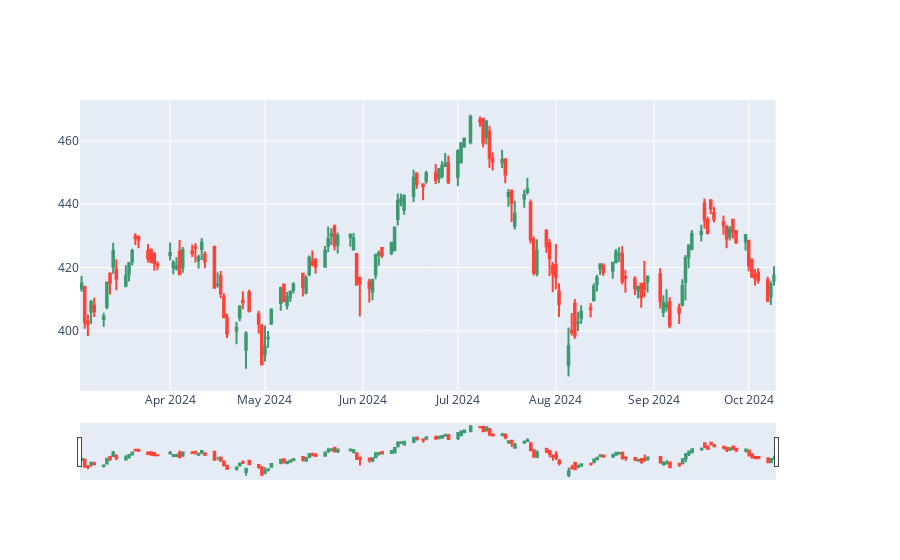

Write notebook code for a chart like this one.
### Code cell
# switch to candlestick chart
fig3 = make_subplots(specs=[[{"secondary_y": True}]])
fig3.add_trace(go.Candlestick(x=data.index,
 open=data['Open'],
 high=data['High'],
 low=data['Low'],
 close=data['Close'],
 ))
fig3

### Figure 1 — Plotly figure (JSON) as saved in the notebook; plotly's stock layout.template omitted (floating-point values rounded to 4 significant figures; data arrays with more than 128 entries replaced by an {"elided": "..."} marker saying what was removed)
{"data": [{"close": {"elided": "153 float values"}, "high": {"elided": "153 float values"}, "low": {"elided": "153 float values"}, "open": {"elided": "153 float values"}, "type": "candlestick", "x": {"elided": "153 str values"}}], "layout": {"autosize": true, "xaxis": {"anchor": "y", "autorange": true, "domain": [0, 0.94], "range": ["2024-03-03 12:00", "2024-10-09 12:00"], "rangeslider": {"autorange": true, "range": ["2024-03-03 12:00", "2024-10-09 12:00"], "yaxis": {"_template": null, "rangemode": "match"}}, "type": "date"}, "yaxis": {"anchor": "x", "autorange": true, "domain": [0, 1], "range": [381.0, 472.9]}, "yaxis2": {"anchor": "x", "overlaying": "y", "side": "right"}}}
